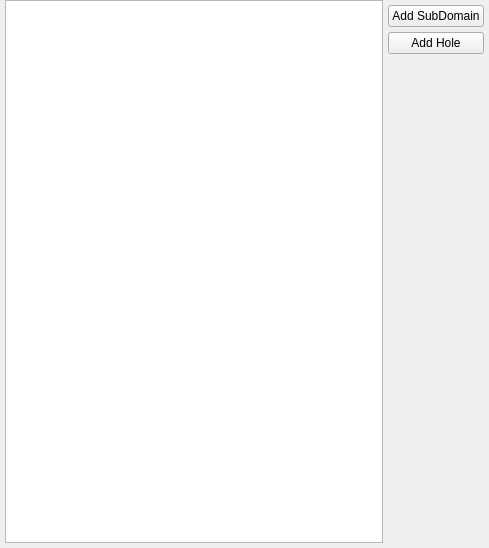
           <widget class="QWidget" name="page_10">
            <property name="geometry">
             <rect>
              <x>0</x>
              <y>0</y>
              <width>489</width>
              <height>548</height>
             </rect>
            </property>
            <attribute name="label">
             <string>Multi-Domain</string>
            </attribute>
            <layout class="QVBoxLayout" name="verticalLayout_26">
             <property name="spacing">
              <number>5</number>
             </property>
             <property name="leftMargin">
              <number>0</number>
             </property>
             <property name="topMargin">
              <number>0</number>
             </property>
             <property name="rightMargin">
              <number>0</number>
             </property>
             <property name="bottomMargin">
              <number>0</number>
             </property>
             <item>
              <widget class="QWidget" name="verticalWidget" native="true">
               <layout class="QHBoxLayout" name="horizontalLayout_25">
                <property name="spacing">
                 <number>5</number>
                </property>
                <property name="leftMargin">
                 <number>5</number>
                </property>
                <property name="topMargin">
                 <number>0</number>
                </property>
                <property name="rightMargin">
                 <number>5</number>
                </property>
                <property name="bottomMargin">
                 <number>5</number>
                </property>
                <item>
                 <widget class="QTableView" name="tableViewDomains">
                  <property name="sizePolicy">
                   <sizepolicy hsizetype="Expanding" vsizetype="Expanding">
                    <horstretch>0</horstretch>
                    <verstretch>0</verstretch>
                   </sizepolicy>
                  </property>
                  <property name="contextMenuPolicy">
                   <enum>Qt::CustomContextMenu</enum>
                  </property>
                  <property name="selectionMode">
                   <enum>QAbstractItemView::ExtendedSelection</enum>
                  </property>
                  <property name="selectionBehavior">
                   <enum>QAbstractItemView::SelectRows</enum>
                  </property>
                 </widget>
                </item>
                <item>
                 <layout class="QVBoxLayout" name="verticalLayout_23">
                  <property name="topMargin">
                   <number>5</number>
                  </property>
                  <item>
                   <widget class="QPushButton" name="btnAddSubDomain">
                    <property name="text">
                     <string>Add SubDomain</string>
                    </property>
                   </widget>
                  </item>
                  <item>
                   <widget class="QPushButton" name="btnAddHole">
                    <property name="maximumSize">
                     <size>
                      <width>16777215</width>
                      <height>16777215</height>
                     </size>
                    </property>
                    <property name="text">
                     <string>Add Hole</string>
                    </property>
                    <property name="iconSize">
                     <size>
                      <width>16</width>
                      <height>16</height>
                     </size>
                    </property>
                   </widget>
                  </item>
                  <item>
                   <spacer name="verticalSpacer_5">
                    <property name="orientation">
                     <enum>Qt::Vertical</enum>
                    </property>
                    <property name="sizeHint" stdset="0">
                     <size>
                      <width>20</width>
                      <height>40</height>
                     </size>
                    </property>
                   </spacer>
                  </item>
                 </layout>
                </item>
               </layout>
              </widget>
             </item>
            </layout>
           </widget>
